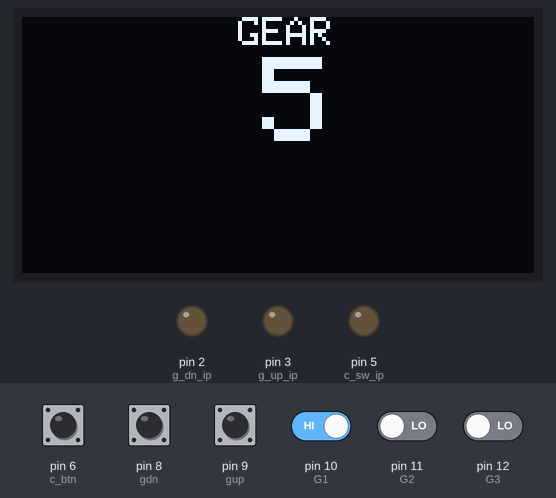
Simulated run of this sketch. Board: Arduino Uno, built with avr-gcc and run on an emulated ATmega328P. On the bench: 128×64 one-colour display, output pins drawn as LEDs (lit = HIGH). The inputs (shaded band) are chosen by the test bench; at power-on: pin 6 (c_btn), pin 8 (gdn), pin 9 (gup), pin 10 (G1) HIGH, pin 11 (G2), pin 12 (G3) LOW. What the sketch prints to the serial monitor is not drawn.

Above: at 1.2 s.
1.3 s: pin 10 (G1) driven LOW
At 2.5 s:
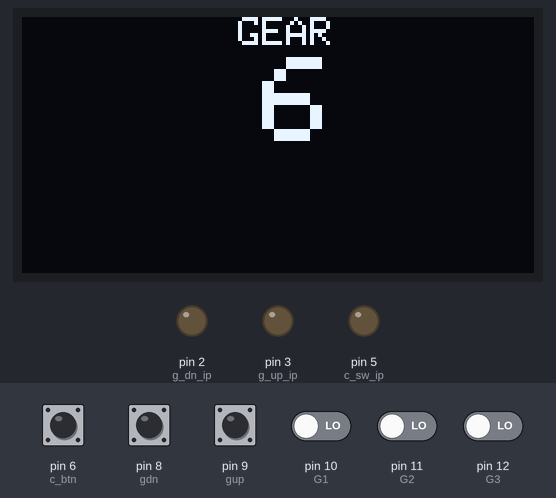
2.8 s: pin 11 (G2) driven HIGH
At 3.3 s:
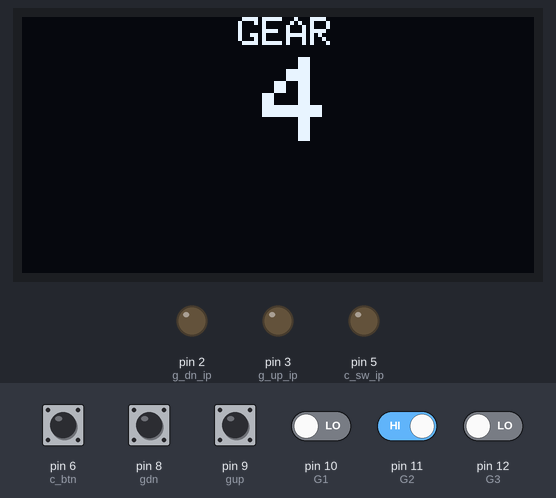
4.3 s: pin 12 (G3) driven HIGH
At 5.5 s:
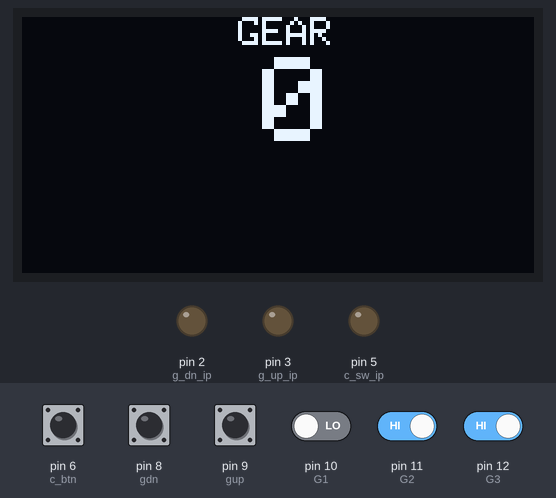
7.4 s: pin 11 (G2) driven LOW
At 8.6 s:
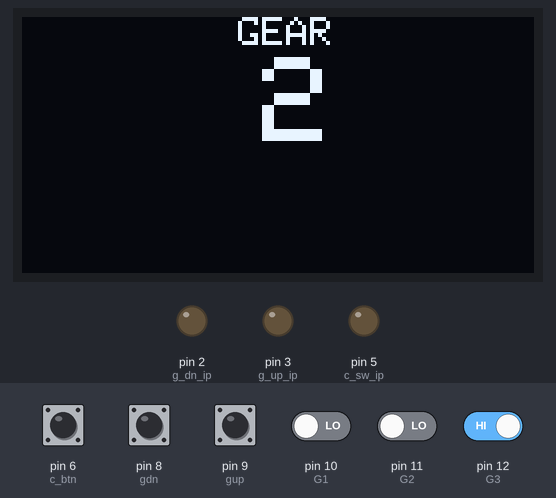
8.9 s: pin 10 (G1) driven HIGH
At 9.9 s:
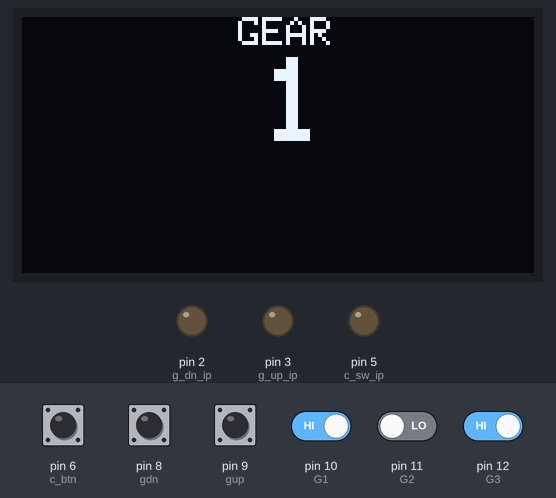
Timing chart, 0 to 11.4 s (numbered marks = the images above; inputs shaded):
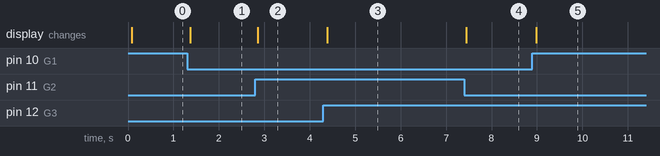

Measured:
- after the input at 1.3 s, the display: changes after 0.07 s (image 1)
- after the input at 2.8 s, the display: changes after 0.06 s (image 2)
- after the input at 4.3 s, the display: changes after 0.09 s (image 3)
- after the input at 7.4 s, the display: changes after 0.05 s (image 4)
- after the input at 8.9 s, the display: changes after 0.08 s (image 5)

The sketch:

rahul_async_clutchless_oled.ino
```cpp
#include<SPI.h>
#include<Wire.h>
#include <Adafruit_GFX.h>
#include <Adafruit_SSD1306.h>

#include <Arduino_FreeRTOS.h>

// define two tasks for Blink & AnalogRead
void clutchRead( void *pvParameters );
void gearRead( void *pvParameters );
int OLED_RESET=4;


Adafruit_SSD1306 display(OLED_RESET);
const int gup=9;
const int gdn=8;
const int c_btn=6;         //clutch button
const int G1=10;
const int G2=11;
const int G3=12;
const int c_sw_ip=5;
const int c_ft_ip=4;

const int g_up_ip=3;
const int g_dn_ip=2;
const int dn = A0;
const int up = A1;
 int clutch_button;

int bcs;         //button clutch slow
int bdn;
int bup;
int lbdn=HIGH;
int lbup=HIGH;
int gear,lastgear=-1;

void update_oled()
{
  display.clearDisplay();
  display.setCursor(54,0);
  display.setTextSize(1.5);
  display.setTextColor(WHITE);
  display.print("GEAR");
  display.setCursor(60,10);
  display.setTextSize(3);
  display.setTextColor(WHITE);
  display.print(gear);
  display.display();
}

// the setup function runs once when you press reset or power the board
void setup() {

  // initialize serial communication at 9600 bits per second:
  Serial.begin(9600);
  pinMode(gup,INPUT);
  pinMode(gdn,INPUT);
  pinMode(c_btn,INPUT);
  pinMode(G1,INPUT);
  pinMode(G2,INPUT);
  pinMode(G3,INPUT);
  pinMode(up,INPUT);
  pinMode(dn,INPUT);
  pinMode(c_sw_ip,OUTPUT);
  pinMode(c_ft_ip,OUTPUT);
  pinMode(g_up_ip,OUTPUT);
  pinMode(g_dn_ip,OUTPUT);
  digitalWrite(13,HIGH);
  digitalWrite(c_ft_ip,LOW);
  digitalWrite(c_sw_ip,LOW);
  digitalWrite(g_up_ip,LOW);
  digitalWrite(g_dn_ip,LOW);
  scan_gear();            //check gear
  Serial.print(gear);
  lastgear = gear;

  display.begin(SSD1306_SWITCHCAPVCC,0x3C);
  display.clearDisplay();
  display.display();
  update_oled();
  xTaskCreate(
    clutchRead
    ,  (const portCHAR *)"Controlling Clutch By Button"
    ,  128
    ,  NULL
    ,  1
    ,  NULL );

  xTaskCreate(
    gearRead
    ,  (const portCHAR *) "Gear Shifter"
    ,  128
    ,  NULL
    ,  1
    ,  NULL );

    xTaskCreate(
    printGear
    ,  (const portCHAR *) "Printing Gear Value on Oled and Serial Port"
    ,  128
    ,  NULL
    ,  2
    ,  NULL );
}

 void scan_gear()
{
  if(digitalRead(G1)==LOW&&digitalRead(G2)==HIGH&&digitalRead(G3)==HIGH)
   gear=0;
   if(digitalRead(G1)==HIGH&&digitalRead(G2)==LOW&&digitalRead(G3)==HIGH)
   gear=1;
   if(digitalRead(G1)==LOW&&digitalRead(G2)==LOW&&digitalRead(G3)==HIGH)
   gear=2;
   if(digitalRead(G1)==HIGH&&digitalRead(G2)==HIGH&&digitalRead(G3)==LOW)
   gear=3;
   if(digitalRead(G1)==LOW&&digitalRead(G2)==HIGH&&digitalRead(G3)==LOW)
   gear=4;
   if(digitalRead(G1)==HIGH&&digitalRead(G2)==LOW&&digitalRead(G3)==LOW)
   gear=5;
   if(digitalRead(G1)==LOW&&digitalRead(G2)==LOW&&digitalRead(G3)==LOW)
   gear=6;
}


void loop()
{
  // Empty. Things are done in Tasks.
}

/*--------------------------------------------------*/
/*---------------------- Tasks ---------------------*/
/*--------------------------------------------------*/

void clutchRead(void *pvParameters)
{
  (void) pvParameters;

  for (;;) // A Task shall never return or exit.
  {
    clutch_button= digitalRead(c_btn);
  if(clutch_button==LOW){
    digitalWrite(c_ft_ip,HIGH);
    while(clutch_button==LOW)
    {Serial.println("clutch button on");
   clutch_button= digitalRead(c_btn);}
   digitalWrite(c_ft_ip,LOW);
   }
  }
}

void printGear(void *pvParameters)
{
  (void) pvParameters;

  for (;;) // A Task shall never return or exit.
  {
    scan_gear();
    if(lastgear!=gear)
    {
      Serial.print(gear);
      update_oled();
    }
   }
}


void gearRead(void *pvParameters)  // This is a task.
{
  (void) pvParameters;

  for (;;)
  {
    digitalWrite(13,HIGH);
   bdn=digitalRead(gdn);
   bup=digitalRead(gup);

      if(bup != lbup)
      {
        if(bup==LOW)
        {
          if(lastgear==0)
          digitalWrite(c_sw_ip,HIGH);
          else
          digitalWrite(c_ft_ip,HIGH);
          while(analogRead(up)<=100)
          {
            digitalWrite(g_up_ip,HIGH);
            delay(10);
          }
          digitalWrite(g_up_ip,LOW);
          clutch_button= digitalRead(c_btn);
          if(clutch_button==LOW)
          {
            while(clutch_button==LOW)
              clutch_button= digitalRead(c_btn);
          }
          if(lastgear==0)
          digitalWrite(c_sw_ip,LOW);
          else
          digitalWrite(c_ft_ip,LOW);
          scan_gear();
          Serial.print(gear);
          update_oled();
          lastgear=gear;
        }
        lbup=bup;
      }

      if(bdn != lbdn)
      {
          if(bdn==LOW)
          {
            if(lastgear==0)
            digitalWrite(c_sw_ip,HIGH);
            else
            digitalWrite(c_ft_ip,HIGH);
            while(analogRead(dn)<=100)
            {
              digitalWrite(g_dn_ip,HIGH);
              delay(10);
            }
            digitalWrite(g_dn_ip,LOW);
            clutch_button= digitalRead(c_btn);
            if(clutch_button==LOW)
            {
              while(clutch_button==LOW)
                clutch_button= digitalRead(c_btn);
            }

            if(lastgear==0)
            digitalWrite(c_sw_ip,LOW);
            else
            digitalWrite(c_sw_ip,LOW);
            scan_gear();
            Serial.print(gear);
            update_oled();
            lastgear=gear;
          }
          lbdn=bdn;
        }
  }                     //end of for loop
}                       // end of function
```
